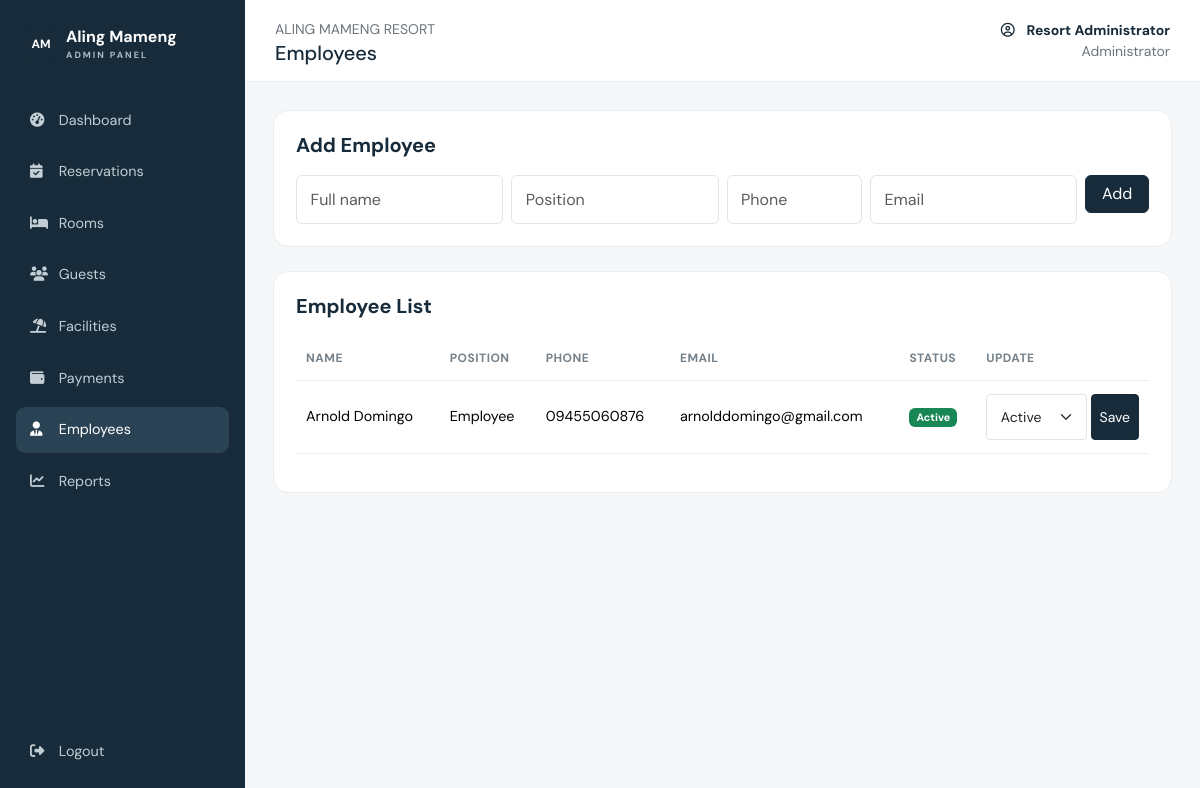
/AMR/admin/employees.php (signed in), run on the app's committed database.
### tables this page shows
CREATE TABLE `employees` (
  `id` int(11) NOT NULL,
  `full_name` varchar(120) NOT NULL,
  `position` varchar(100) NOT NULL,
  `phone` varchar(30) DEFAULT NULL,
  `email` varchar(160) DEFAULT NULL,
  `employment_status` enum('active','inactive') DEFAULT 'active',
  `created_at` timestamp NOT NULL DEFAULT current_timestamp()
);

### AMR/config.php (called while the page is built, shortened)
<?php
function e(?string $value): string {
    return htmlspecialchars($value ?? '', ENT_QUOTES, 'UTF-8');
}

### AMR/admin/employees.php (the view, shortened to what this page needs)
<?php
require_once __DIR__ . '/../config.php';
$sql = "
    SELECT *
    FROM employees
    ORDER BY full_name ASC
";
$stmt = $pdo->query($sql);
$employees = $stmt->fetchAll();
require '_layout_top.php';
?>
<div class="content-card mb-4">
    <h5>Add Employee</h5>
    <form method="POST" class="row g-2">
        <div class="col-md-3">
            <input
                type="text"
                class="form-control"
                name="name"
                placeholder="Full name"
                required
            >
        </div>
        <div class="col-md-3">
            <input
                type="text"
                class="form-control"
                name="position"
                placeholder="Position"
                required
            >
        </div>
        <div class="col-md-2">
            <input
                type="text"
                class="form-control"
                name="phone"
                placeholder="Phone"
            >
        </div>
        <div class="col-md-3">
            <input
                type="email"
                class="form-control"
                name="email"
                placeholder="Email"
            >
        </div>
        <div class="col-md-1">
            <button type="submit" class="btn btn-dark w-100">
                Add
            </button>
        </div>
    </form>
</div>
<div class="content-card">
    <h5>Employee List</h5>
    <div class="table-responsive">
        <table class="table align-middle">
            <thead>
                <tr>
                    <th>Name</th>
                    <th>Position</th>
                    <th>Phone</th>
                    <th>Email</th>
                    <th>Status</th>
                    <th>Update</th>
                </tr>
            </thead>
            <tbody>
                <?php if (!empty($employees)): ?>
                    <?php foreach ($employees as $employee): ?>
                        <tr>
                            <td>
                                <?= e($employee['full_name']) ?>
                            </td>
                            <td>
                                <?= e($employee['position']) ?>
                            </td>
                            <td>
                                <?= e($employee['phone']) ?>
                            </td>
                            <td>
                                <?= e($employee['email']) ?>
                            </td>
                            <td>
                                <?php if ($employee['employment_status'] === 'active'): ?>
                                    <span class="badge text-bg-success">
                                        Active
                                    </span>
                                <?php else: ?>
                                    <span class="badge text-bg-secondary">
                                        Inactive
                                    </span>
                                <?php endif; ?>
                            </td>
                            <td>
                                <form
                                    method="POST"
                                    class="d-flex gap-1"
                                >
                                    <select
                                        class="form-select form-select-sm"
                                        name="status"
                                    >
                                        <option
                                            value="active"
                                            <?= $employee['employment_status'] === 'active' ? 'selected' : '' ?>
                                        >
                                            Active
                                        </option>
                                    </select>
                                    <button
                                        type="submit"
                                        class="btn btn-sm btn-dark"
                                    >
                                        Save
                                    </button>
                                </form>
                            </td>
                        </tr>
                    <?php endforeach; ?>
                <?php endif; ?>
            </tbody>
        </table>
    </div>
</div>
<?php require '_layout_bottom.php'; ?>

### AMR/assets/css/style.css (style rules this page uses)
:root { --ink:#172b3a;--muted:#6b7882;--line:#e8edf0;--soft:#f5f7f8;--blue:#dce8ef }
* { box-sizing:border-box }
body { font-family:'DM Sans',sans-serif;color:var(--ink);background:#fff }
.form-control,.form-select { border-color:#dfe5e9;padding:.72rem .85rem }
.btn-dark { background:var(--ink);border-color:var(--ink) }
.admin-body { background:#f5f7f9 }
.stat-card,.content-card { background:#fff;border:1px solid var(--line);border-radius:15px;padding:22px }
.content-card h5 { font-weight:700;margin-bottom:18px }
.table { font-size:.9rem }
.table>:not(caption)>*>* { padding:13px 10px;border-color:#edf0f2 }
.table thead th { font-size:.75rem;text-transform:uppercase;letter-spacing:.5px;color:#74818a;font-weight:700;white-space:nowrap }

### data on the page
employees: full_name "Arnold Domingo", position "Employee", phone "09455060876", email "arnolddomingo@gmail.com", shows "Active", status "Active"

### other printed values
str_replace('.php', '', $file) "Reservations"
str_replace('.php', '', $file) "Rooms"
str_replace('.php', '', $file) "Guests"
str_replace('.php', '', $file) "Facilities"
str_replace('.php', '', $file) "Payments"
str_replace('.php', '', $file) "Employees"
str_replace('.php', '', $file) "Reports"
$adminTitle "Employees"
$_SESSION['name'] "Resort Administrator"
